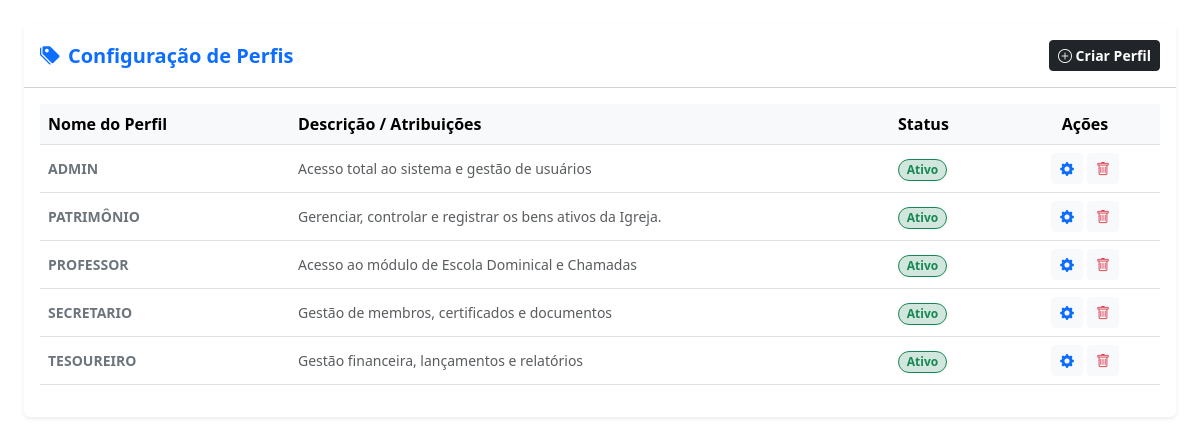
The page /admin/perfis (signed in) on the database its author committed.
### tables this page shows
CREATE TABLE `perfis` (
  `perfil_id` int(11) NOT NULL,
  `perfil_nome` varchar(100) DEFAULT NULL,
  `perfil_descricao` text DEFAULT NULL,
  `perfil_status` varchar(20) DEFAULT NULL
);

### app/Core/Controller.php (called while the page is built, shortened)
<?php
class Controller
{
	public function rawview($view, $data = [])
	{
		extract($data);
		require __DIR__ . '/../Views/layouts/header.php';
		require __DIR__ . '/../Views/paginas/' . $view . '.php';
		require __DIR__ . '/../Views/layouts/footer.php';
	}
}

### app/Controllers/AdminController.php (called while the page is built, shortened)
<?php
class AdminController extends Controller {
	public function perfis() {
		$model = new Admin();
		$this->rawview('admin/perfis_lista', [
			'perfis' => $model->listarPerfis(),
			'titulo' => 'Configuração de Perfis'
		]);
	}
}

### app/Core/Router.php (called while the page is built, shortened)
<?php
class Router
{
    public function run()
    {
        $url = $this->getUrl();
		$method = $url[1] ?? 'index';
        $params = array_slice($url, 2);
        $controller = new $controllerClass();
        call_user_func_array([$controller, $method], $params);
    }
    private function getUrl()
    {
        if (!empty($_GET['url'])) {
            $url = rtrim($_GET['url'], '/');
            $url = filter_var($url, FILTER_SANITIZE_URL);
            return explode('/', $url);
        }
        return [];
    }
}

### public/index.php (called while the page is built, shortened)
<?php
$config = require '../config/app.php';
require_once '../app/Core/Router.php';
$router = new Router();
$router->run();

### app/Models/Admin.php (called while the page is built, shortened)
<?php
class Admin {
    private $db;
    public function __construct() {
        $this->db = Database::getInstance();
    }
	public function listarPerfis() {
		return $this->db->query("SELECT * FROM perfis ORDER BY perfil_nome ASC")->fetchAll(PDO::FETCH_ASSOC);
	}
}

### config/app.php (called while the page is built)
<?php
return [
    'base_path' => '/',
    'base_url' => 'http://ekklesia.local/'
];

### app/Helpers/url.php (called while the page is built, shortened)
<?php
function base_path()
{
    static $base = null;
    if ($base === null) {
        $config = require __DIR__ . '/../../config/app.php';
        $base = rtrim($config['base_path'], '/');
    }
    return $base;
}
function url($path = '')
{
    return base_path() . '/' . ltrim($path, '/');
}

### app/Views/paginas/admin/perfis_lista.php (the view, shortened to what this page needs)
<div class="container-fluid p-4">
    <div class="card border-0 shadow-sm">
        <div class="card-header bg-white py-3 d-flex justify-content-between align-items-center">
            <h5 class="mb-0 fw-bold text-primary">
                <i class="bi bi-tags-fill me-2"></i><?= $titulo ?>
            </h5>
            <button class="btn btn-dark btn-sm fw-bold" data-bs-toggle="modal" data-bs-target="#modalNovoPerfil">
                <i class="bi bi-plus-circle"></i> Criar Perfil
            </button>
        </div>
        <div class="card-body">
            <div class="table-responsive">
                <table class="table table-hover align-middle">
                    <thead class="table-light">
                        <tr>
                            <th style="width: 250px;">Nome do Perfil</th>
                            <th>Descrição / Atribuições</th>
                            <th style="width: 120px;">Status</th>
                            <th class="text-center" style="width: 150px;">Ações</th>
                        </tr>
                    </thead>
                    <tbody>
                        <?php foreach($perfis as $p): ?>
                        <tr>
                            <td class="fw-bold text-uppercase small text-secondary"><?= $p['perfil_nome'] ?></td>
                            <td class="small text-muted"><?= $p['perfil_descricao'] ?></td>
                            <td>
                                <?php $classeStatus = ($p['perfil_status'] == 'ativo') ? 'success' : 'danger'; ?>
                                <span class="badge rounded-pill bg-<?= $classeStatus ?>-subtle text-<?= $classeStatus ?> border border-<?= $classeStatus ?>">
                                    <?= ucfirst($p['perfil_status']) ?>
                                </span>
                            </td>
                            <td class="text-center">
                                <button class="btn btn-light btn-sm btn-editar-perfil"
                                        title="Editar Perfil"
                                        data-id="<?= $p['perfil_id'] ?>"
                                        data-nome="<?= $p['perfil_nome'] ?>"
                                        data-descricao="<?= $p['perfil_descricao'] ?>"
                                        data-status="<?= $p['perfil_status'] ?>">
                                    <i class="bi bi-gear-fill text-primary"></i>
                                </button>
                                <a href="<?= url('admin/excluir_perfil/'.$p['perfil_id']) ?>"
                                   class="btn btn-light btn-sm text-danger"
                                   onclick="return confirm('Tem certeza que deseja excluir este perfil? Usuários vinculados podem perder o acesso.')">
                                    <i class="bi bi-trash"></i>
                                </a>
                            </td>
                        </tr>
                        <?php endforeach; ?>
                    </tbody>
                </table>
            </div>
        </div>
    </div>
</div>

### rows shown on the page
perfis: perfil_nome "ADMIN", perfil_descricao "Acesso total ao sistema e gestão de usuários", perfil_status "Ativo"
perfis: perfil_nome "PATRIMÔNIO", perfil_descricao "Gerenciar, controlar e registrar os bens ativos da Igreja.", perfil_status "Ativo"
perfis: perfil_nome "PROFESSOR", perfil_descricao "Acesso ao módulo de Escola Dominical e Chamadas", perfil_status "Ativo"
perfis: perfil_nome "SECRETARIO", perfil_descricao "Gestão de membros, certificados e documentos", perfil_status "Ativo"
perfis: perfil_nome "TESOUREIRO", perfil_descricao "Gestão financeira, lançamentos e relatórios", perfil_status "Ativo"

### other values the page prints
$titulo "Configuração de Perfis"
